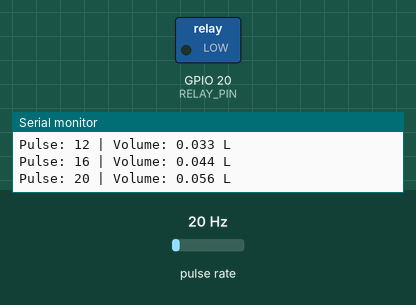
A sketch run on a simulated ESP32. Parts: switched loads named in the sketch (green lamp = pin HIGH), the last lines printed to the serial monitor. Wiring (inferred from the names in the program): pulse sensor: data GPIO 17. The inputs (shaded band) are chosen by the test bench; at power-on: pulse rate 20 Hz.

Above: at 1.2 s.
1.3 s: pulse rate (sensor on GPIO 17) set to 51 Hz
4.3 s: pulse rate (sensor on GPIO 17) set to 57 Hz
At 4.7 s:
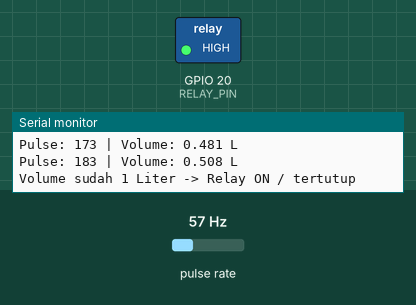
Timing chart, 0 to 7.3 s (numbered marks = the images above; inputs shaded):
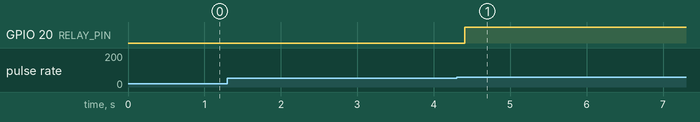

The sketch:

codeYF.ino
```cpp
#define FLOW_PIN 17
#define RELAY_PIN 20

volatile unsigned long pulseCount = 0;

// Kalibrasi YF-S201
// Umumnya YF-S201: 450 pulse = 1 liter
float pulsesPerLiter = 360.0;

float volumeLiter = 0.0;

// Ubah sesuai jenis relay kamu
// Banyak relay module aktif LOW:
// LOW = relay ON / tertutup
// HIGH = relay OFF / terbuka
#define RELAY_ON  LOW
#define RELAY_OFF HIGH

void IRAM_ATTR countPulse() {
  pulseCount++;
}

void setup() {
  Serial.begin(115200);

  pinMode(FLOW_PIN, INPUT_PULLUP);
  pinMode(RELAY_PIN, OUTPUT);

  digitalWrite(RELAY_PIN, RELAY_OFF);

  attachInterrupt(digitalPinToInterrupt(FLOW_PIN), countPulse, FALLING);

  Serial.println("YF-S201 + Relay Test Start");
}

void loop() {
  noInterrupts();
  unsigned long pulses = pulseCount;
  interrupts();

  volumeLiter = pulses / pulsesPerLiter;

  Serial.print("Pulse: ");
  Serial.print(pulses);
  Serial.print(" | Volume: ");
  Serial.print(volumeLiter, 3);
  Serial.println(" L");

  if (volumeLiter >= 0.5) {
    digitalWrite(RELAY_PIN, RELAY_OFF);
    Serial.println("Volume sudah 1 Liter -> Relay ON / tertutup");
    delay(50000);
  } else {
    digitalWrite(RELAY_PIN, RELAY_ON);
  }

  delay(200);
}
```

Measured:
- the behaviour switches between 53 and 54 Hz on pulse rate (sensor on GPIO 17) (found by bisection; images 0 and 1)
